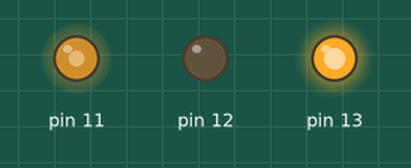
Recording of a sketch running on a simulated Arduino Uno, built with avr-gcc and run on an emulated ATmega328P. Shown: output pins drawn as LEDs (lit = HIGH).

Above: at 0.05 s.
At 0.35 s:
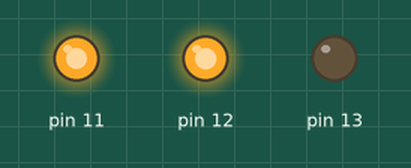
Timing chart, 0 to 3.0 s (numbered marks = the images above):
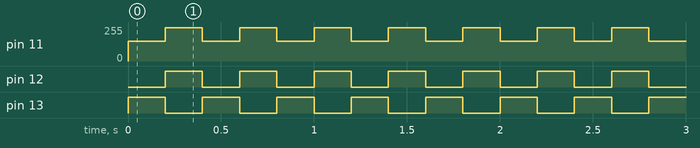

The sketch:

Ambulance_Circuit.ino
```cpp
void setup() {
  // put your setup code here, to run once:
  pinMode(13, OUTPUT);
  pinMode(12, OUTPUT);
  pinMode(11, OUTPUT);
}

void loop() {
  // put your main code here, to run repeatedly:
  digitalWrite(13, HIGH);
  digitalWrite(12, LOW);
  analogWrite(11, 150);
  delay(200);
  digitalWrite(12, HIGH);
  digitalWrite(13, LOW);
  analogWrite(11, 250);
  delay(200);
}
```

Measured:
- by itself, pin 11: alternates 250/255 for 0.20 s and 150/255 for 0.20 s
- by itself, pin 12, pin 13: alternates HIGH for 0.20 s and LOW for 0.20 s
